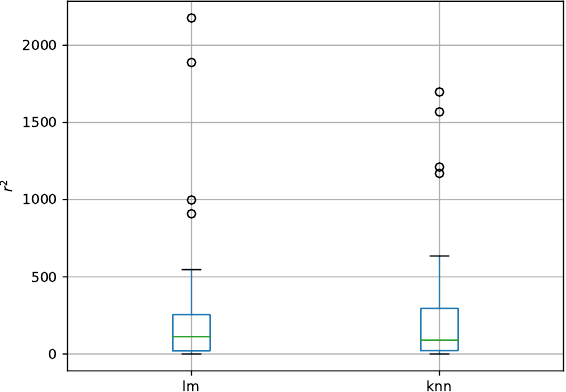

Reproduce this figure in Python.
import pandas as pd
import statsmodels.api as sm
from sklearn.linear_model import LinearRegression
from sklearn.model_selection import cross_val_score, LeaveOneOut
from sklearn.neighbors import KNeighborsRegressor

my_data = sm.datasets.get_rdataset('cars', 'datasets').data
X, y = my_data[['speed']], my_data['dist']

my_lm_scores = cross_val_score(
    LinearRegression(), X, y, cv=LeaveOneOut(), scoring='neg_mean_squared_error')

my_knn_socres = cross_val_score(
    KNeighborsRegressor(n_neighbors=5), X, y, cv=LeaveOneOut(),
    scoring='neg_mean_squared_error')

my_df = pd.DataFrame({
    'lm': -my_lm_scores,
    'knn': -my_knn_socres})

my_df.boxplot().set_ylabel("$r^2$")

import matplotlib.pyplot as plt
plt.savefig('07-p-boxplot.pdf')
